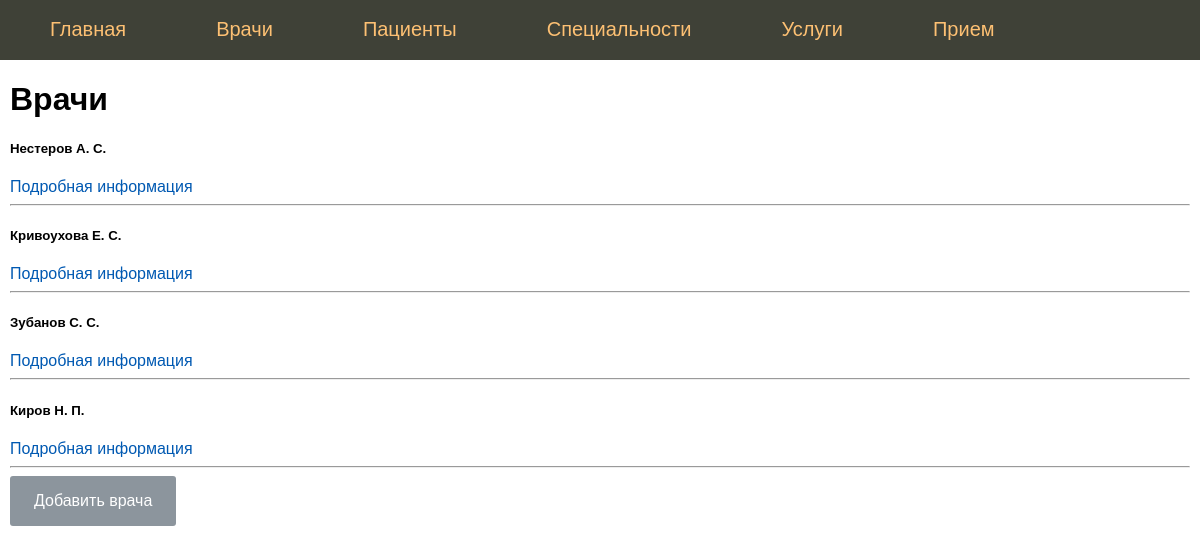
Page /doctors on the committed database.
### app.py (models this page shows, shortened)
class Doctors(db.Model):
    id = db.Column(db.Integer, primary_key=True)
    name = db.Column(db.String(100), nullable=False)
    speciality_id = db.Column(db.Integer, db.ForeignKey('specialties.id'))
    cabinet = db.Column(db.String(8), nullable=False)
    phone = db.Column(db.String(12), unique=True)
    d = db.relationship('Appointments', backref='doctors', uselist=False)

### app.py (the view)
@app.route("/doctors")
def show_doctors():
    doctors = Doctors.query.order_by(Doctors.id).all()
    return render_template('doctors.html', title="Врачи", doctors=doctors)

### templates/doctors.html
{% extends 'layout.html' %}
{%block content%}
<h1>Врачи</h1>
{% for d in doctors %}
<div>
    <h5>{{d.name}}</h5>
    <a href="/doctors/{{d.id}}">Подробная информация</a>
    <hr>
</div>
{% endfor %}
<a class="btn-create" href="/create-doctor">Добавить врача</a>
{%endblock%}

### static/css/styles.css (style rules this page uses)
html, body { font-family: 'Arial'; margin: 0; padding: 0; height: 100%; width: 100%; }
.btn-create { display: inline-block; background: #8C959D; color: #fff; padding: 1rem 1.5rem; text-decoration: none; border-radius: 3px; }
a { color: #0059b2; text-decoration: none; }

### rows in the picture
Doctors: name "Нестеров А. С."
Doctors: name "Кривоухова Е. С."
Doctors: name "Зубанов С. С."
Doctors: name "Киров Н. П."
